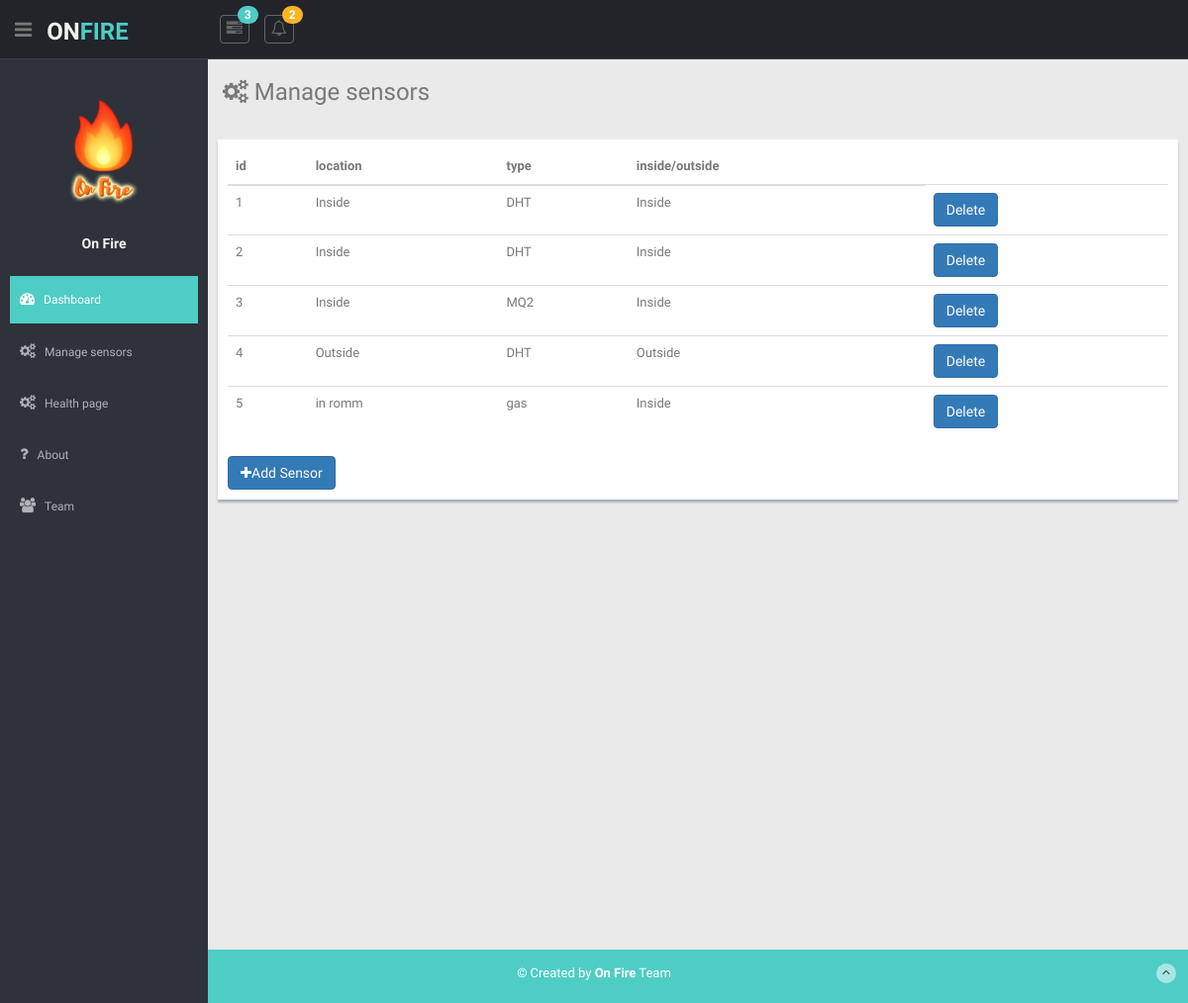
Screenshot of /manage-sensors with the database file from the repository.
### app/models.py (models this page shows)
class Sensor(db.Model):
    id = db.Column(db.Integer, primary_key=True)
    location = db.Column(db.String(30), nullable=False)
    type = db.Column(db.String(20), nullable=False)
    inside = db.Column(db.Boolean, nullable=False, default=True)

### app/routes.py (the view)
@app.route('/manage-sensors')
def manage_sensors():
    sensors = Sensor.query.all()
    return render_template("manage_sensors.html", data=sensors)

### app/templates/manage_sensors.html (shortened to what this page needs)
{% extends 'dashboard_layout.html' %}
{% block content %}
        <h3><i class="fa fa-cogs"></i> Manage sensors</h3>
        <div class="row mt">
          <div class="form-panel">
            <table class="table">
                <thead>
                  <th>id</th>
                  <th>location</th>
                  <th>type</th>
                  <th>inside/outside</th>
                </thead>
                 {% for sensor in data %}
                <tr>
                  <td>{{sensor.id}}</td>
                  <td>{{sensor.location}}</td>
                  <td>{{sensor.type}}</td>
                  {% if sensor.inside == True%}
                    <td>Inside</td>
                  {% else %}
                    <td>Outside</td>
                  {% endif %}
                  <td>
<form action="{{ url_for('delete_sensor') }}" method=post>
          <input type="submit" value="Delete" class="btn btn-primary" />
</form>
                  </td>
                </tr>
                  {% endfor %}
            </table>
            <a href="/add-sensor" class="btn btn-primary"><i class="fa fa-plus"></i>Add Sensor</a>
          </div>
        </div>
  {% endblock %}

### app/static/css/style.css (style rules this page uses)
body { color: #797979; background: #eaeaea; font-family: 'Ruda', sans-serif; padding: 0px !important; margin: 0px !important; font-size:13px; }
a, a:hover, a:focus { text-decoration: none; outline: none; }
.mt { margin-top: 25px; }
.form-panel { background: #ffffff; margin: 10px; padding: 10px; box-shadow: 0px 3px 2px #aab2bd; text-align: left; }

### rows the page displays
Sensor: id "1", location "Inside", type "DHT", inside "Inside"
Sensor: id "2", location "Inside", type "DHT", inside "Inside"
Sensor: id "3", location "Inside", type "MQ2", inside "Inside"
Sensor: id "4", location "Outside", type "DHT", inside "Outside"
Sensor: id "5", location "in romm", type "gas", inside "Inside"
